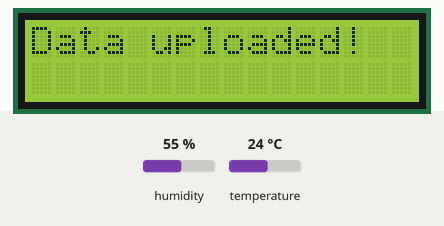
This sketch was run on a simulated Arduino Uno, built with avr-gcc and run on an emulated ATmega328P. Parts: 16×2 character LCD. Wiring (inferred from the names in the program): DHT22 sensor: data pin 4. The inputs (shaded band) are chosen by the test bench; at power-on: humidity 55 %, temperature 24 °C. WiFi joins after 1.5 s; servers stay silent unless stated; uploads are accepted with an empty reply; what the sketch prints to the serial monitor is not drawn.

Above: at 2.7 s.
2.8 s: humidity set to 22 %
At 15.6 s:
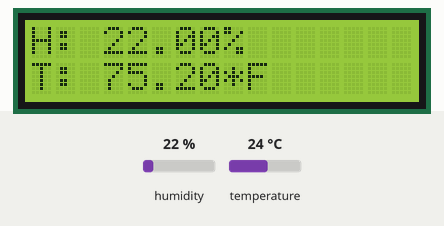
16.5 s: temperature set to 12 °C
At 27.2 s:
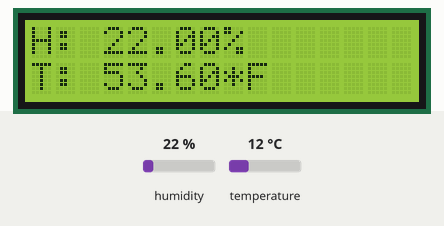
28.2 s: humidity set to 40 %
At 38.8 s:
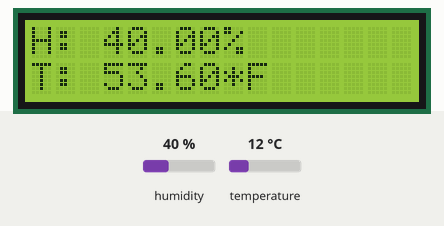
40.0 s: temperature set to 19 °C
At 51.7 s:
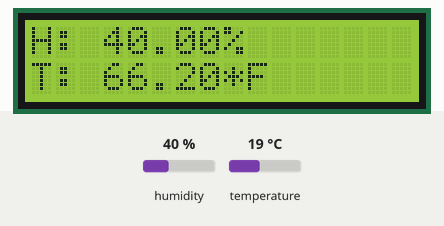
Timing chart, 0 to 52.7 s (numbered marks = the images above; inputs shaded):
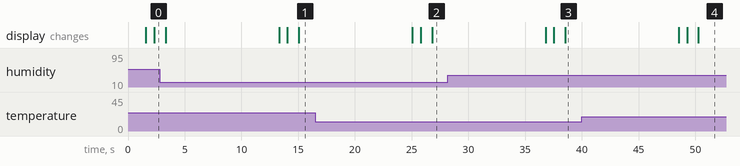

The sketch:

Xively_analog_sensor_DHT03_LCD.ino
```cpp
#include <SPI.h>
#include <Ethernet.h> //Uses pins 2, 3, 10-13 for connection
#include <HttpClient.h>
#include <Xively.h>
#include <DHT.h>
#include <LiquidCrystal.h>

/********** SENSOR **********/
// Analog pin which we're monitoring;
int sensorPin = 4;

// Define the specific model of DHT03 per DHT.h
#define DHTTYPE DHT22

// Initialize DHT object
DHT dht(sensorPin, DHTTYPE);

/********** LED STATUS **********/
// LED status
int ledPin = 0;

/********** LCD DISPLAY **********/
// LCD Display object
LiquidCrystal lcd(A0, 5, 6, 7, 8, 9); //TODO: NEED TO CHANGE THESE PINS; CONFLICT WITH ETHERNET

// Pins {VSS, VDD, VO,      RS, RW,  E, D0, D1, D2, D3, D4, D5, D6, D7, A,   K}
// Pins {Grd, Vcc, 10k pot,  4, Gnd, 5, NA, NA, NA, NA,  6,  7,  8,  9, Vcc, Grd}
// 10k pot uses ground-to-ground and wiper-to VO pin on LCD shield

/********** ETHERNET **********/
// MAC address for your Ethernet shield
byte mac[] = { 0xDE, 0xAD, 0xBE, 0xEF, 0xFE, 0xED };

// Your Xively key to let you upload data
char xivelyKey[] = "hwSs00KM9lHGuuAMn5FhkqPJtuACBrv88fyNz0XJc5L1pJVC";

// Xively feed ID
const long int xivelyFeed = 56125899;

// Define the strings for our datastream IDs
char tempId[] = "Temperature";
char humId[] = "Humidity";

// Define the strings for our datastream IDs
XivelyDatastream datastreams[] = {
    XivelyDatastream(tempId, strlen(tempId), DATASTREAM_FLOAT),
    XivelyDatastream(humId, strlen(humId), DATASTREAM_FLOAT)
};

// Finally, wrap the datastreams into a feed; 1 is # of datastreams
XivelyFeed feed(xivelyFeed, datastreams, 2);

EthernetClient client;
XivelyClient xivelyclient(client);

void setup() {

    Serial.begin(9600);
    lcd.begin(16, 2);

    // Pin setup
    pinMode(sensorPin, INPUT);
    pinMode(ledPin, OUTPUT);

    // Print status
    lcd.clear();
    lcd.print("Connecting...");
    Serial.println("Starting datastream upload to Xively...");
    Serial.println();

    while (Ethernet.begin(mac) != 1)
    {
        // Print connection error message
        lcd.print("Connection error");
        lcd.setCursor(0, 1);
        lcd.print("Retrying...");
        Serial.println("Error getting IP address via DHCP, trying again...");
        delay(10000);
    }

    // Wake up the sensor
    dht.begin();
}

void loop() {

    // Reset status LED and LCD display
    digitalWrite(ledPin, LOW);
    lcd.clear();

    // Read sensor, may take about 250 ms
    float h = dht.readHumidity();
    float c = dht.readTemperature();
    // Convert to Farenheit
    float t = (c * 9 / 5) + 32;
    // Pass the readings on to array to print and send to Xively
    datastreams[0].setFloat(t);
    datastreams[1].setFloat(h);

    // Print the readings to Serial
    Serial.print("Humidity: ");
    Serial.print(datastreams[0].getFloat());
    Serial.print("% \t");
    Serial.print("Temperature: ");
    Serial.print(datastreams[1].getFloat());
    Serial.println(" *F");

    // Send value to Xively
    Serial.println("Uploading it to Xively...");
    int ret = xivelyclient.put(feed, xivelyKey);

    // If uploaded to Xively, turn on status LED and print to LCD
    if (!ret) {
        digitalWrite(ledPin, LOW);
        lcd.print("Upload error!");
    }
    else {
        digitalWrite(ledPin, HIGH);
        lcd.print("Data uploaded!");
        delay(1000);
    }

    // Print the readings to LCD
    lcd.clear();
    lcd.print("H: ");
    //int hum = round(datastreams[1].getFloat());
    lcd.print(datastreams[1].getFloat());
    lcd.print("%");
    lcd.setCursor(0, 1);
    lcd.print("T: ");
    //int temp = round(datastreams[0].getFloat());
    lcd.print(datastreams[0].getFloat());
    lcd.print("*F");

    // Print return message to Serial
    Serial.print("xivelyclient.put returned ");
    Serial.println(ret);

    Serial.println();
    delay(10000);
}
```
